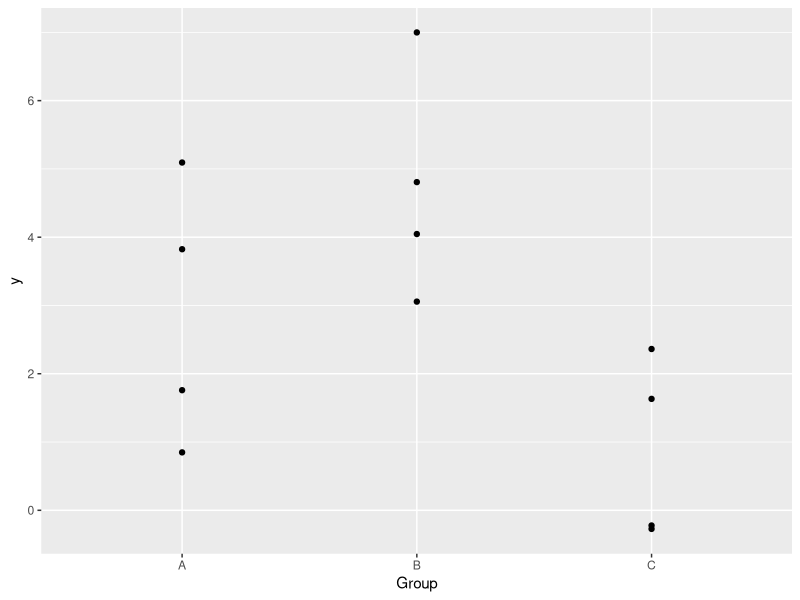

Here is the R script that generated this plot:
## ---- chunk 1
knitr::opts_chunk$set(echo = TRUE, fig.align="center", fig.path="./assets/fig/AV1RSASR-")
library(ggplot2)
fscale <- 1
## ---- chunk 2
set.seed(666)
I <- 3 # number of groups
J <- 4 # number of replicates per group
mu <- 2 # overall mean
sigmab <- sqrt(2) # between standard deviation
sigmaw <- 1 # within standard deviation
Group <- LETTERS[gl(I,J)] # factor levels
y <- c(sapply(rnorm(I,mu,sigmab), function(mui) rnorm(J, mui, sigmaw))) # observations
dat <- data.frame(y=y, Group=Group)
print(dat, digits=3)
## ---- chunk 3
ggplot(dat, aes(x=Group, y=y)) + geom_point()
## ---- chunk 4
library(lme4)
( fit <- lmer(y ~ (1|Group), data=dat) )
## ---- chunk 5
library(nlme)
lme(y ~ 1, random = ~1|Group, data=dat)
## ---- chunk 6
dat$Repeat <- rep(1:J, times=I) 
print(dat, digits=3)
## ---- chunk 7
library(nlme)
gls(y ~ 1, data=dat, correlation=corCompSymm(form= ~ 1 | Group))
